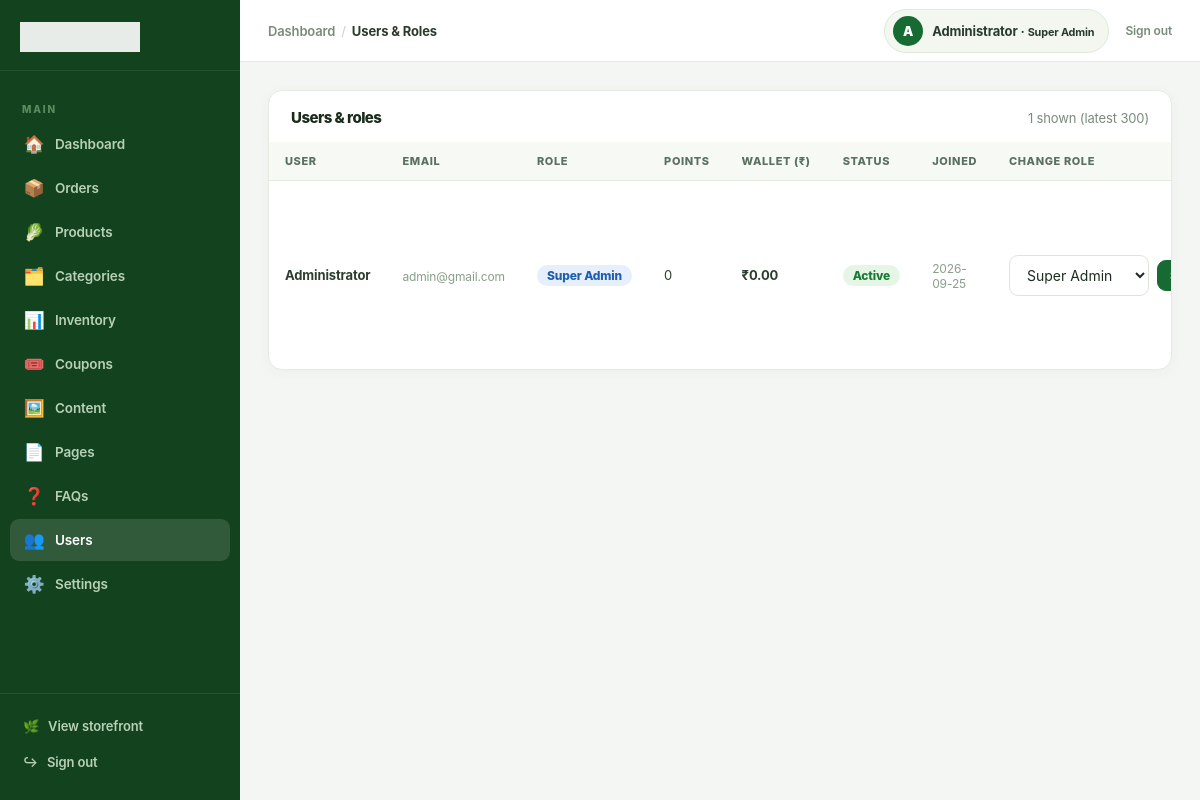
The page /admin/users.php (signed in) on the database its author committed.
### tables this page shows
CREATE TABLE `users` (
  `id` bigint(20) UNSIGNED NOT NULL,
  `name` varchar(120) NOT NULL,
  `first_name` varchar(80) DEFAULT NULL,
  `last_name` varchar(80) DEFAULT NULL,
  `email` varchar(190) DEFAULT NULL,
  `phone` varchar(20) DEFAULT NULL,
  `avatar` varchar(500) DEFAULT NULL,
  `password_hash` varchar(255) DEFAULT NULL,
  `provider` enum('local','google','facebook') NOT NULL DEFAULT 'local',
  `provider_id` varchar(190) DEFAULT NULL,
  `role_slug` varchar(80) NOT NULL DEFAULT 'customer',
  `points` int(10) UNSIGNED NOT NULL DEFAULT 0,
  `wallet_balance` decimal(10,2) NOT NULL DEFAULT 0.00,
  `remember_token_hash` varchar(255) DEFAULT NULL,
  `referral_code` varchar(32) DEFAULT NULL,
  `referred_by` bigint(20) UNSIGNED DEFAULT NULL,
  `is_active` tinyint(1) NOT NULL DEFAULT 1,
  `remarks` text DEFAULT NULL,
  `created_at` timestamp NOT NULL DEFAULT current_timestamp(),
  `updated_at` timestamp NOT NULL DEFAULT current_timestamp() ON UPDATE current_timestamp()
);

CREATE TABLE `roles` (
  `id` int(10) UNSIGNED NOT NULL,
  `name` varchar(80) NOT NULL,
  `slug` varchar(80) NOT NULL,
  `can_manage_users` tinyint(1) DEFAULT 0,
  `can_manage_catalog` tinyint(1) DEFAULT 0,
  `can_manage_orders` tinyint(1) DEFAULT 0,
  `can_manage_settings` tinyint(1) DEFAULT 0,
  `can_manage_content` tinyint(1) DEFAULT 0
);

### config/config.php (called while the page is built, shortened)
<?php
function e(?string $v):string{return htmlspecialchars($v??'',ENT_QUOTES,'UTF-8');}
function url(string $p=''):string{return BASE_URL.ltrim($p,'/');}

### admin/users.php (the view, shortened to what this page needs)
<?php
$pdo = db();
$users = $pdo->query(
    'SELECT id, name, email, role_slug, points, wallet_balance, is_active, created_at
     FROM users ORDER BY id DESC LIMIT 300'
)->fetchAll();
$roles = $pdo->query('SELECT slug, name FROM roles')->fetchAll();
$adminSection = 'users';
$adminCrumbs  = [['label'=>'Users & Roles']];
include __DIR__.'/../includes/admin-header.php';
?>
<div class="ap-card">
  <div class="ap-card-header">
    <h2 class="ap-card-title">Users &amp; roles</h2>
    <span style="font-size:13px;color:#7a8a7b;"><?= count($users) ?> shown (latest 300)</span>
  </div>
  <div class="ap-card-body no-pad">
    <div class="ap-table-wrap">
      <table class="ap-table">
        <thead>
          <tr>
            <th>User</th>
            <th>Email</th>
            <th>Role</th>
            <th>Points</th>
            <th>Wallet (₹)</th>
            <th>Status</th>
            <th>Joined</th>
            <th>Change role</th>
          </tr>
        </thead>
        <tbody>
          <?php foreach ($users as $u): ?>
          <tr>
            <td><b><?= e($u['name']) ?></b></td>
            <td><small><?= e($u['email'] ?? '—') ?></small></td>
            <td>
              <span class="ap-badge <?= $u['role_slug'] === 'customer' ? 'ap-badge-gray' : 'ap-badge-blue' ?>">
                <?= e(ucwords(str_replace('_', ' ', $u['role_slug']))) ?>
              </span>
            </td>
            <td><?= number_format((int)$u['points']) ?></td>
            <td><b>₹<?= number_format((float)($u['wallet_balance'] ?? 0), 2) ?></b></td>
            <td>
              <span class="ap-badge <?= $u['is_active'] ? 'ap-badge-green' : 'ap-badge-red' ?>">
                <?= $u['is_active'] ? 'Active' : 'Inactive' ?>
              </span>
            </td>
            <td><small><?= e(substr($u['created_at'], 0, 10)) ?></small></td>
            <td>
              <form class="ap-inline" method="post">
                <select class="ap-select" name="role" style="min-width:140px;">
                  <?php foreach ($roles as $r): ?>
                    <option value="<?= e($r['slug']) ?>" <?= $r['slug'] === $u['role_slug'] ? 'selected' : '' ?>>
                      <?= e($r['name']) ?>
                    </option>
                  <?php endforeach; ?>
                </select>
                <button class="ap-btn ap-btn-sm ap-btn-primary">Save</button>
              </form>
            </td>
          </tr>
          <?php endforeach; ?>
        </tbody>
      </table>
    </div>
  </div>
</div>
<?php include __DIR__.'/../includes/admin-footer.php'; ?>

### includes/admin-header.php (shortened to what this page needs)
<?php
$adminTitle   = $adminTitle   ?? 'Admin';
$adminSection = $adminSection ?? '';
$adminCrumbs  = $adminCrumbs  ?? [];
$_au = null;
if (is_logged_in()) {
    $_s = $pdo->prepare('SELECT first_name, last_name, role_slug FROM users WHERE id = ? LIMIT 1');
    $_s->execute([user_id()]);
    $_au = $_s->fetch();
}
$_auName  = trim(($_au['first_name'] ?? '') . ' ' . ($_au['last_name'] ?? '')) ?: 'Admin';
$_auRole  = ucwords(str_replace('_', ' ', $_au['role_slug'] ?? 'admin'));
$_auInit  = strtoupper(mb_substr($_auName, 0, 1));
$_navItems = [
    ['dashboard', '🏠', 'Dashboard',  url('admin/'),                 null],
    ['orders',    '📦', 'Orders',     url('admin/orders.php'),       'orders'],
    ['products',  '🥬', 'Products',   url('admin/products.php'),     'catalog'],
    ['categories','🗂️',  'Categories', url('admin/categories.php'),  'catalog'],
    ['inventory', '📊', 'Inventory',  url('admin/inventory.php'),    'catalog'],
    ['coupons',   '🎟️',  'Coupons',   url('admin/coupons.php'),      'settings'],
    ['content',   '🖼️',  'Content',   url('admin/content.php'),      'content'],
    ['pages',     '📄', 'Pages',      url('admin/pages.php'),        'content'],
    ['faqs',      '❓', 'FAQs',       url('admin/faqs.php'),         'content'],
    ['users',     '👥', 'Users',      url('admin/users.php'),        'users'],
    ['settings',  '⚙️',  'Settings',  url('admin/settings.php'),    'settings'],
];
?>
<!doctype html>
<html lang="en">
<head>
  <link rel="stylesheet" href="<?= url('assets/css/style.css') ?>?v=<?= time() ?>">
</head>
<body class="admin-body">
<div class="admin-shell">
  <aside class="admin-sidebar" id="adminSidebar">
    <div class="admin-brand">
      <img src="<?= url('assets/logo.png') ?>" alt="<?= e(APP_NAME) ?>">
    </div>
    <nav class="admin-nav">
      <div class="admin-nav-section">Main</div>
      <?php foreach ($_navItems as [$key, $icon, $label, $href, $perm]): ?>
        <a href="<?= e($href) ?>" class="<?= $adminSection === $key ? 'active' : '' ?>">
          <span class="nav-icon"><?= $icon ?></span>
          <?= e($label) ?>
        </a>
      <?php endforeach; ?>
    </nav>
    <div class="admin-sidebar-footer">
      <a href="<?= url() ?>" target="_blank">
        <span class="nav-icon">🌿</span> View storefront
      </a>
      <a href="<?= url('admin/logout.php') ?>">
        <span class="nav-icon">↪</span> Sign out
      </a>
    </div>
  </aside>
  <div class="admin-main">
    <header class="admin-topbar">
      <div class="admin-topbar-left">
        <?php if ($adminCrumbs): ?>
          <nav class="admin-breadcrumb" aria-label="Breadcrumb">
            <a href="<?= url('admin/') ?>">Dashboard</a>
            <?php foreach ($adminCrumbs as $_crumb): ?>
              <span class="sep">/</span>
              <?php if (!empty($_crumb['url'])): ?>
                <a href="<?= e($_crumb['url']) ?>"><?= e($_crumb['label']) ?></a>
              <?php else: ?>
                <span class="current"><?= e($_crumb['label']) ?></span>
              <?php endif; ?>
            <?php endforeach; ?>
          </nav>
        <?php else: ?>
          <nav class="admin-breadcrumb">
            <span class="current"><?= e($adminTitle) ?></span>
          </nav>
        <?php endif; ?>
      </div>
      <div class="admin-topbar-right">
        <div class="admin-user-pill">
          <div class="admin-avatar"><?= e($_auInit) ?></div>
          <span><?= e($_auName) ?> &middot; <small><?= e($_auRole) ?></small></span>
        </div>
        <a href="<?= url('admin/logout.php') ?>">Sign out</a>
      </div>
    </header>
    <div class="admin-content">

### rows shown on the page
users: _auInit "A", first_name "Administrator", role_slug "Super Admin", name "Administrator", email "admin@gmail.com", points "0", wallet_balance "0.00", is_active "Active", created_at "2026-09-25", role "Super Admin"

### other values the page prints
$icon "🏠"
$label "Dashboard"
$icon "📦"
$label "Orders"
$icon "🥬"
$label "Products"
$icon "🗂️"
$label "Categories"
$icon "📊"
$label "Inventory"
$icon "🎟️"
$label "Coupons"
$icon "🖼️"
$label "Content"
$icon "📄"
